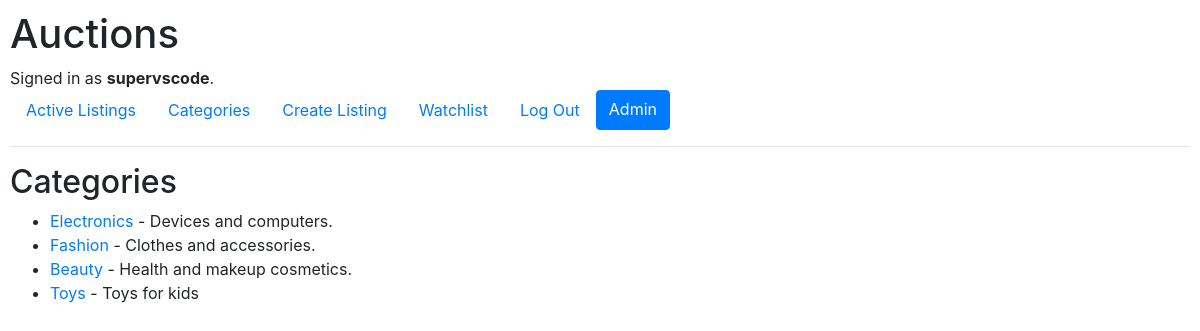
Page /categories (signed in) on the committed database.
### auctions/models.py (models this page shows, shortened)
class User(AbstractUser):
    pass

class Category(models.Model):
    name = models.CharField(max_length=50, unique=True)
    description = models.TextField(blank=True)

### auctions/views.py (the view)
# urls.py: path("categories", views.categories_list, name="categories"),
def categories_list(request):
    categories = Category.objects.all()
    context = {'categories': categories}
    return render(request, 'auctions/categories_list.html', context)

### auctions/templates/auctions/categories_list.html
{% extends 'auctions/layout.html' %}
{% block body %}
    <h2>Categories</h2>
    {% if categories %}
        <ul>
            {% for category in categories %}
                <li>
                    <a href="{% url 'category_detail' category.name %}">
                        {{ category.name }}
                    </a>
                    {% if category.description %}
                        - {{ category.description }}
                    {% endif %}
                </li>
            {% endfor %}
        </ul>
    {% else %}
        <p>No categories found.</p>
    {% endif %}
{% endblock %}

### auctions/templates/auctions/layout.html (shortened to what this page needs)
{% load static %}
<!DOCTYPE html>
<html lang="en">
    <head>
        <link rel="stylesheet" href="https://stackpath.bootstrapcdn.com/bootstrap/4.4.1/css/bootstrap.min.css">
        <link href="{% static 'auctions/styles.css' %}" rel="stylesheet">
    </head>
    <body>
        <h1>Auctions</h1>
        <div>
            {% if user.is_authenticated %}
                Signed in as <strong>{{ user.username }}</strong>.
            {% else %}
                Not signed in.
            {% endif %}
        </div>
        <ul class="nav">
            <li class="nav-item">
                <a class="nav-link" href="{% url 'index' %}">Active Listings</a>
            </li>
            <li class="nav-item">
                <a class="nav-link" href="{% url 'categories' %}">Categories</a>
            </li>
            {% if user.is_authenticated %}
                <li class="nav-item">
                    <a class="nav-link" href="{% url 'create_listing' %}">Create Listing</a>
                </li>
                <li class="nav-item">
                    <a class="nav-link" href="{% url 'watchlist' %}">
                        Watchlist
                    </a>
                </li>
                <li class="nav-item">
                    <a class="nav-link" href="{% url 'logout' %}">Log Out</a>
                </li>
                {% if user.is_superuser %}
                    <a href="{% url 'admin:index' %}" class="btn btn-primary">Admin</a>
                {% endif %}
            {% endif %}
        </ul>
        <hr>
        {% block body %}
        {% endblock %}
    </body>
</html>

### auctions/static/auctions/styles.css (style rules this page uses)
body { padding: 10px; }

### rows in the picture
User: username "supervscode"
Category: name "Electronics", description "Devices and computers."
Category: name "Fashion", description "Clothes and accessories."
Category: name "Beauty", description "Health and makeup cosmetics."
Category: name "Toys", description "Toys for kids"
